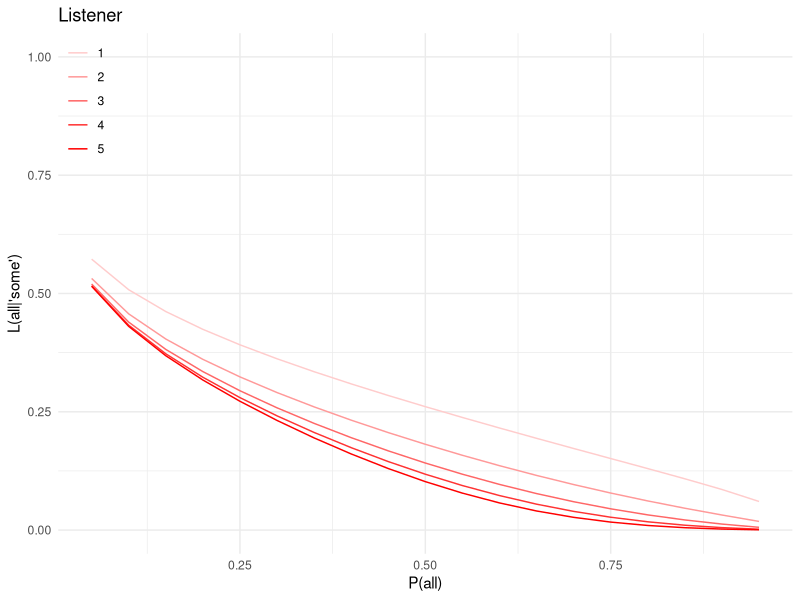
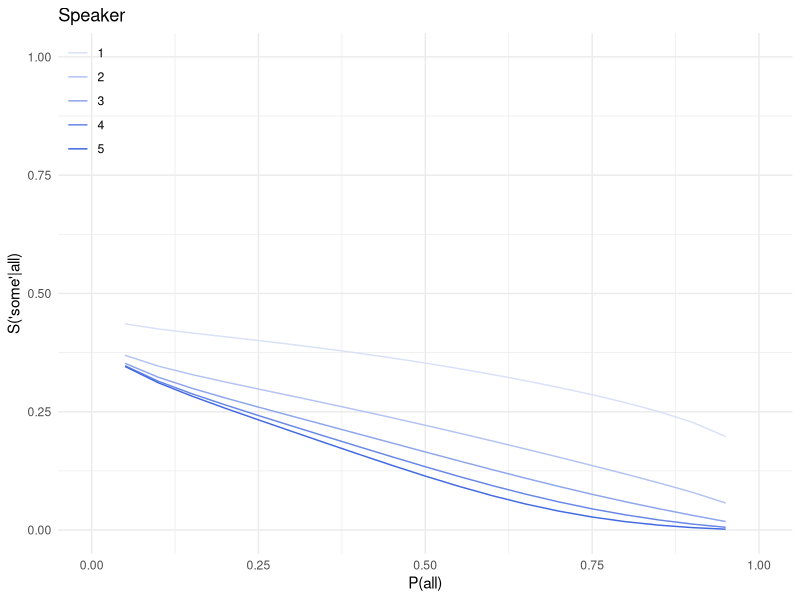

Write the R code that produced these figures, in order.
# --- Stalnakerian RSA --- #

sem <- function(w, u) {
	if (u=='some') { # If the utterance is 'some', it's always true
		return(1)
	} else if (u=='all') {
		if (w=='a') {
			return(1)
		} else if (w=='sbna') {
			return(0)
		} else {
		print('something is wrong')			
		}
	} else {
		print('something is wrong')
	}
}

surprisal <- function(p) {
	if (p==0) {
		return(0)
	} else {
		return(-log(p)*p)
	}
}

# Literal listener
L0 <- function(w, u, prob) {
	(sem(w, u) * surprisal(prob(w)))/((sem('a', u) * surprisal(prob('a'))) + (sem('sbna', u) * surprisal(prob('sbna'))))
}

# Pragmatic listener
L <- function(n, w, u, prob) {	
	if (n==0) {
		return(L0(w, u, prob))
	} else {
		return((S(n, u, w, prob) * surprisal(prob(w)))/((S(n, u, 'a', prob) * surprisal(prob('a')))+(S(n, u, 'sbna', prob) * surprisal(prob('sbna')))))
	}
}

# Speaker
lambda <- 1
k <- 0.5

eta <- function(u,prob) {
	if (u=='all') {
		return(prob('a')*surprisal(prob('a')))
	} else if (u=='some') {
	return((prob('a') * surprisal(prob('a'))) + (prob('sbna') * surprisal(prob('sbna'))))
	}
}

S <- function(n, u, w, prob) {
	return(exp(lambda * (log(L(n-1, w, u, prob)) + (k*eta(u, prob))))/(exp(lambda * (log(L(n-1, w, 'all', prob)) + (k*eta('all', prob)))) + exp(lambda * (log(L(n-1, w, 'some', prob)) + (k*eta('some', prob))))))
}




# --- Graphs --- #

# grid with 20 chunks
p_grid <- seq(from=0, to=1, length.out=21)
p_grid <- p_grid[-1]
p_grid <- p_grid[-length(p_grid)]


# Make functions that generate prior distributions
all_probs <- function(y) {
	function(x) {
		if (x=='a') {
			return(y)
		} else {
			return(1-y)
		}
	}
}


library(reshape2)

# Listener

L1to5 <- sapply(p_grid, function(w) sapply(1:5, function(x) L(x, 'a', 'some', all_probs(w))))


L1to5df <- data.frame(L1to5)
names(L1to5df) <- as.numeric(p_grid)

L1to5dfplot <- melt(L1to5df)
L1to5dfplot$n <- 1:5


library(ggplot2)

cls <- rev(colorRampPalette(c("red", "white"))(6))
cls <- cls[-1]

png(file="shannonRSA2-L.png")
ggplot(L1to5dfplot, aes(as.numeric(as.character(variable)), as.numeric(value), group=as.factor(n))) + geom_line(aes(color=as.factor(n))) + scale_color_manual(values=cls) + theme_minimal() + ggtitle("Listener") + xlab("P(all)") + ylab("L(all|'some')") + theme(legend.position=c(0,1), legend.justification=c(0,1), legend.title=element_blank()) + ylim(c(0,1))
dev.off()




# Speaker

S1to5 <- sapply(p_grid, function(w) sapply(1:5, function(x) S(x, 'some', 'a', all_probs(w))))
S1to5df <- data.frame(S1to5)
names(S1to5df) <- p_grid

S1to5dfplot <- melt(S1to5df)
S1to5dfplot$n <- 1:5

cls <- rev(colorRampPalette(c("royalblue", "white"))(6))
cls <- cls[-1]

png(file="shannonRSA2-S.png")
ggplot(S1to5dfplot, aes(as.numeric(as.character(variable)), as.numeric(value), group=as.factor(n))) + geom_line(aes(color=as.factor(n))) + scale_color_manual(values=cls) + theme_minimal() + ggtitle("Speaker") + xlab("P(all)") + ylab("S('some'|all)") + theme(legend.position=c(0,1), legend.justification=c(0,1), legend.title=element_blank()) + ylim(c(0,1)) + xlim(c(0,1))
dev.off()


